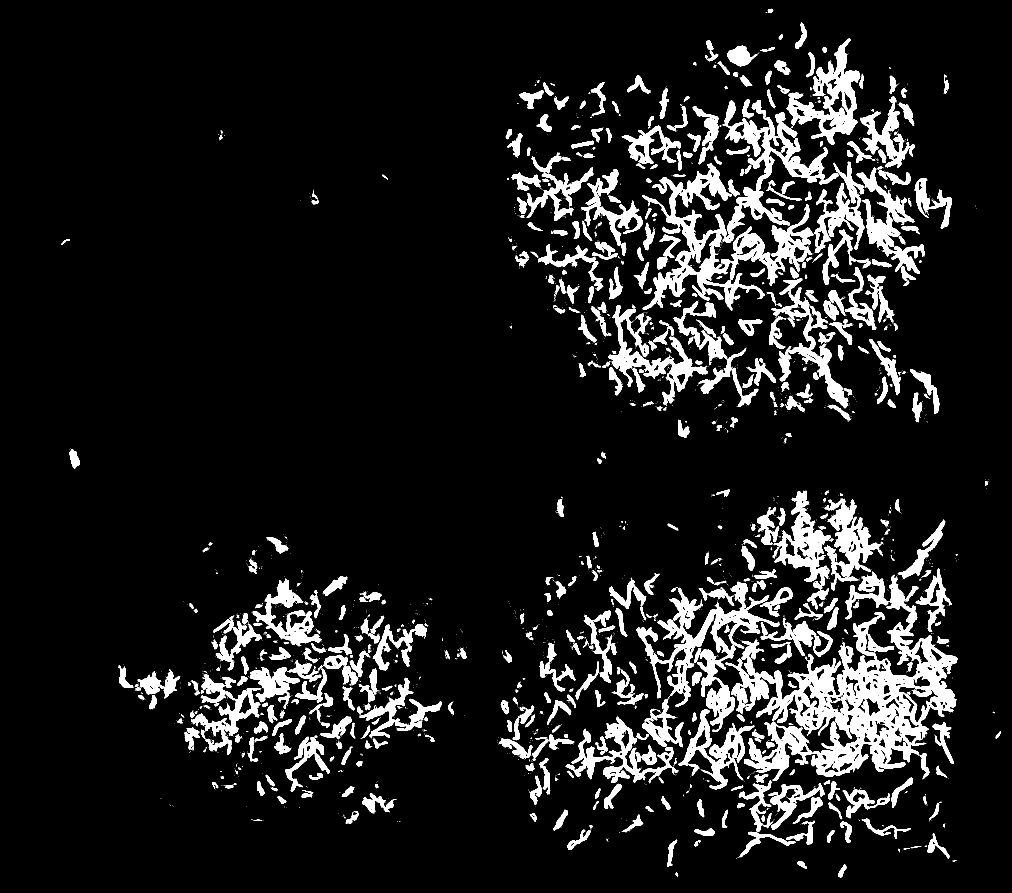
#> input picture PuerTea/gray.png, 3035 x 2679 px (shown at 1/3 size)
$ jupyter execute '后处理计算周长、面积耗时测试与优化.ipynb'
#> lines starting #> are read from the running program, lines starting #| are printed output that depends on the picture; after the words box and inside, x2 and y2 are one past the last pixel; in counts of white or black regions, pixels touching at a corner belong together; long printed decimals are rounded
#> `img = cv.imread(root,flags=0)`: img: shape (2679, 3035); values 0 (black) and 1 (white), 10.4% white; 3113 white regions (2489 under 20 px), largest, box (x1, y1, x2, y2) and area: (2176, 1714, 2873, 2343) 134458, (1926, 300, 2516, 932) 65624, (1910, 1745, 2339, 2195) 40912
[cell 1]
import os
import math
from time import time
import yaml

import numpy as np
import cv2 as cv
from matplotlib import pyplot as plt
from PIL import Image
from scipy.spatial.distance import cdist

[cell 2]
# [15 lines left out: function calculate_perimeter, not called in this run]

[cell 3]
# [15 lines left out: function get_area, not called in this run]

[cell 4]
# [13 lines left out: function filter_duplicate_first_elements, not called in this run]

[cell 5]
def calculate_center(gray_img, reduce_factor = 1, positions=[]):
    """
    读取一张0、1二值灰度图，剔除周长小于perimeter_thred的连通域，返回剩余连通域的中心点
    :param gray_img: 0、1二值灰度图
    :param perimeter_thred: 周长阈值
    :param kernel_size: 膨胀核大小
    :return:连通域的中心点[(高、宽)， (高、宽)·····]， 过滤掉噪声的掩码图
    """
#> called with reduce_factor = 2

    kernel_size = 5
    perimeter_thred = 200
    iterations = 1

    # 膨胀操作，合并连通域
    a = time()
    kernel = np.ones((kernel_size, kernel_size), np.uint8)
    gray_img = cv.dilate(gray_img.astype(np.uint8), kernel, iterations=iterations)
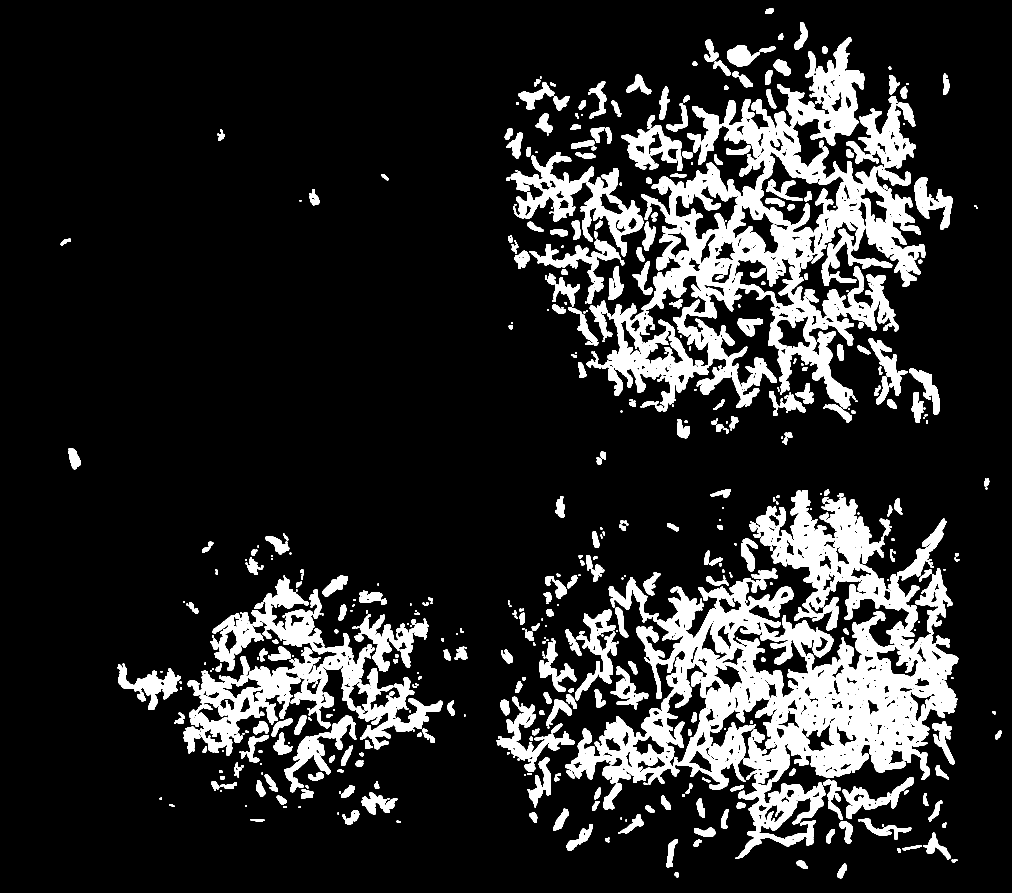
#> gray_img: shape (2679, 3035) (shown at 1/3 size); values 0 (black) and 1 (white), 15.6% white; 609 white regions, largest, box (x1, y1, x2, y2) and area: (1695, 1470, 2875, 2577) 406658, (1924, 112, 2776, 1227) 271819, (551, 1727, 1123, 2267) 79781

    # 使用block_reduce函数进行下采样，采用局部最大值
    w = gray_img.shape[1]
#> w = 3035
    h = gray_img.shape[0]
#> h = 2679
    gray_img = cv.resize(gray_img, (w // reduce_factor, h // reduce_factor), interpolation=cv.INTER_NEAREST)
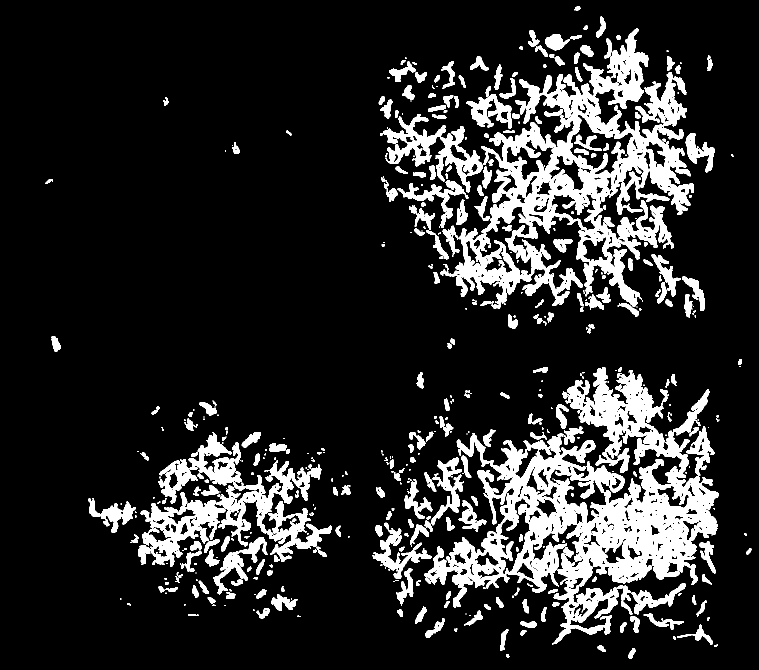
#> gray_img: shape (1339, 1517) (shown at 1/2 size); values 0 (black) and 1 (white), 15.6% white; 544 white regions (214 under 20 px), largest, box (x1, y1, x2, y2) and area: (848, 735, 1438, 1289) 107221, (880, 56, 1388, 617) 85019, (276, 864, 562, 1134) 20177

    # 使用连通组件标记来标记和提取连通域
    _, labels, stats, centroids = cv.connectedComponentsWithStats(gray_img, connectivity=8)
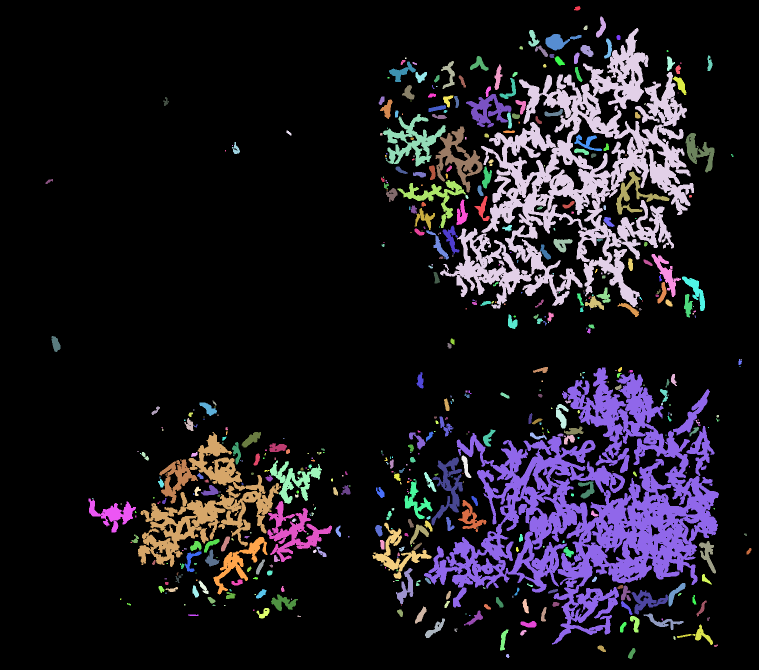
#> labels: shape (1339, 1517) int32 (shown at 1/2 size); 545 distinct labels, from 0 to 544; one colour per label, 0 black
#> stats = 545 rows, first 6: [0, 0, 1517, 1339, 1715206], [1148, 12, 13, 9, 81], [1192, 33, 20, 42, 397], [1167, 51, 8, 9, 58], [880, 56, 508, 561, 85019], [1057, 60, 22, 33, 374]; centroids = 545 pairs, first value 97.9 to 1497.4, second value 16.43 to 1311.4
    print('计算连通域耗时：', time()-a)

    # 初始化变量来存储连通域的中心点坐标和最近的点坐标
    connected_components_centers = positions
    perimeters = []

    t1 = 0
    t2 = 0
    t3 = 0
    t4 = 0
    # 遍历每个连通域，跳过背景（标签为0）
    for label in range(1, len(stats)):
        # 获取连通域的中心点
        cX, cY = centroids[label] # cX为横轴坐标、cY为纵轴
        cX, cY = int(cX), int(cY)


        # 计算周长
        a = time()
        # perimeter = get_area(labels, label)
        # perimeter = cv.contourArea(labels[labels==label])
        stat = stats[label] #x, y, w, h, s
        perimeter = stat[4]
        t1 += time() -a

        b = time()
        if perimeter >= (perimeter_thred / np.power(reduce_factor, 2)) or (max(stat[2], stat[3]) / min(stat[2], stat[3]) > 5 and perimeter >= (perimeter_thred / np.power(reduce_factor, 2) /3)):

            if labels[cY, cX] <= 0:

                # 获取当前连通域的像素坐标
                # pixels_in_component = np.argwhere(labels == label)
                c = time()
# [18 lines of commented-out code are left out]

                if stat[2] <= stat[3]:
                    cX = int(np.median(np.where(labels[cY, :]==label)))
                else:
                    cY = int(np.median(np.where(labels[:, cX]==label)))
                t3 += time() -c
            # 如果已经有中心点在该连通域内，那么不重复添加该区域的中心点
            d = time()
            if_exit_flag = False
            for p in positions:
                x, y = p[1]//reduce_factor, p[2]//reduce_factor
                if labels[y, x] == label:
                    if_exit_flag = True
            if not if_exit_flag:
                # connected_components_centers.append((0, cX*self.reduce_factor, cY*self.reduce_factor, 0))
                connected_components_centers.insert(0, (0, cX*reduce_factor, cY*reduce_factor, 0))
            t4 += time() - d
            perimeters.append(perimeter)

        else:
            # 过滤噪声点
            pass
            # gray_img[labels == label] = 0
        t2 += time() - b
#> this loop made 544 passes
#> (stat, perimeter) on passes 1 to 12: ([1148, 12, 13, 9, 81], 81), ([1192, 33, 20, 42, 397], 397), ([1167, 51, 8, 9, 58], 58), ([880, 56, 508, 561, 85019], 85019), ([1057, 60, 22, 33, 374], 374), ([1091, 68, 72, 33, 1096], 1096), ([1233, 70, 8, 10, 69], 69), ([1208, 77, 16, 40, 322], 322), ([1070, 91, 26, 23, 230], 230), ([1161, 90, 26, 24, 391], 391), ([1039, 92, 7, 7, 39], 39), ([1333, 100, 4, 4, 13], 13)
#> perimeter on passes 61, 63, 65, 66, 68, 69: 111, 4140, 54, 103, 63, 1865
#> after the loop, c = 1.8e+09; connected_components_centers = 249 items, first 6: (0, 2526, 2612, 0), (0, 2404, 2592, 0), (0, 2734, 2542, 0), (0, 2090, 2528, 0), (0, 2012, 2558, 0), (0, 2808, 2540, 0); perimeters = 249 values, max 107221 at index 110, min 50 at index 120, mean 1251.3; t1 = 0.0032; t2 = 0.0495; t3 = 0.00326; t4 = 0.0431
    gray_img = cv.resize(gray_img, (w, h), interpolation=cv.INTER_NEAREST)
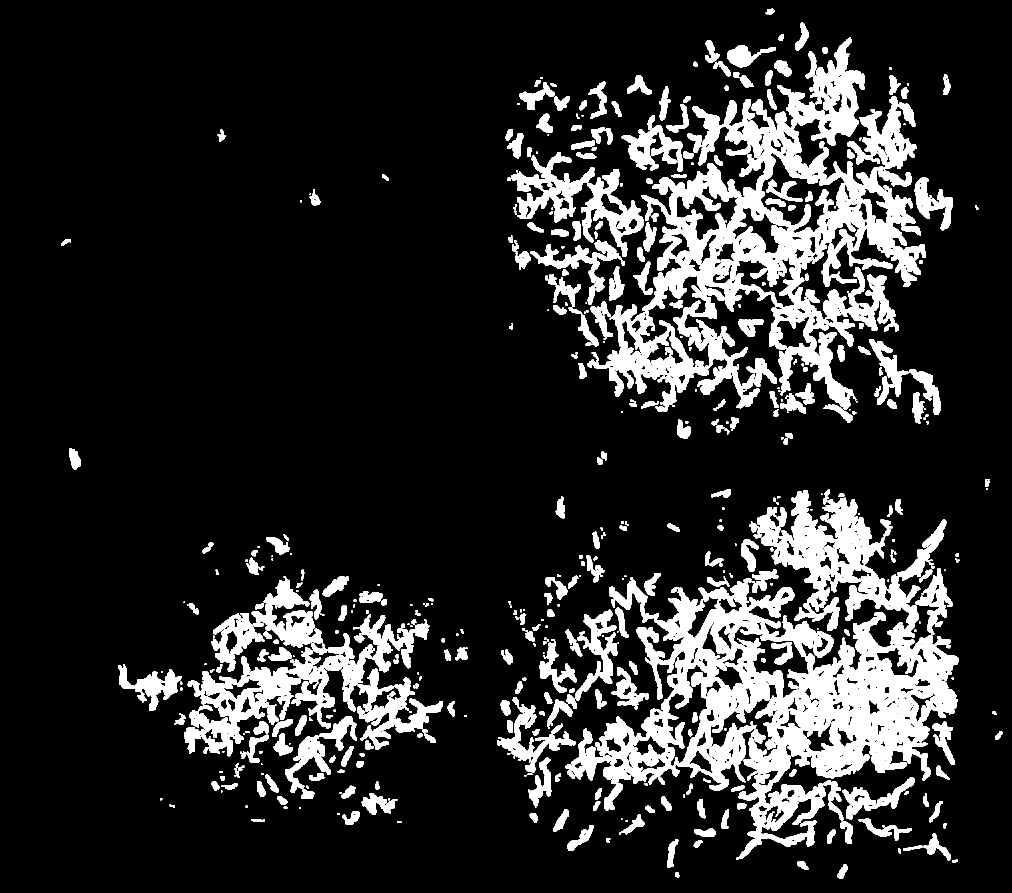
#> gray_img: shape (2679, 3035) (shown at 1/3 size); values 0 (black) and 1 (white), 15.5% white; 544 white regions (36 under 20 px), largest, box (x1, y1, x2, y2) and area: (1697, 1471, 2877, 2579) 428884, (1761, 113, 2777, 1235) 340076, (553, 1729, 1125, 2269) 80708
    print('长度：', len(perimeters))
#| 长度： 249
    print('周长耗时：', t1)
#| 周长耗时： 0.0032
    print('修正离群中心点耗时：', t2)
#| 修正离群中心点耗时： 0.04954
    print('计算np.where耗时：', t3)
#| 计算np.where耗时： 0.003264
    print('计算网格耗时：', t4)
#| 计算网格耗时： 0.04312
    return connected_components_centers, gray_img

[cell 6]
if __name__ == '__main__':
    root = r'gray.png'
    img = cv.imread(root,flags=0)

    plt.imshow(img)
    plt.show()

    t1 = time()
    a, b = calculate_center(img, reduce_factor = 2)
#> a has the same summary as connected_components_centers in calculate_center
    print('后处理耗时：', time()-t1)
#     plt.imshow(b)
#     plt.show()

[cell 7]
a = np.random.randint(10, size=(10, 10))

[cell 8]
a

[cell 9]
len(np.where(a[1,:]==7))

[cell 10]
np.where(a[1,:]==7)

[cell 11]
b

[cell 12]
def filter_duplicate_first_elements(input_list):
    unique_first_elements = set()
    filtered_list = []

    for sublist in input_list:
        first_element = sublist[1]

        # 如果第一个元素不在集合中，说明是第一次出现，保留该小列表
        if first_element not in unique_first_elements:
            filtered_list.append(sublist)
            unique_first_elements.add(first_element)

    return filtered_list

# 示例
input_list = [[1, 'apple'], [2, 'apple'], [1, 'banana'], [3, 'grape'], [2, 'kiwi']]
filtered_list = filter_duplicate_first_elements(input_list)

print(filtered_list)
